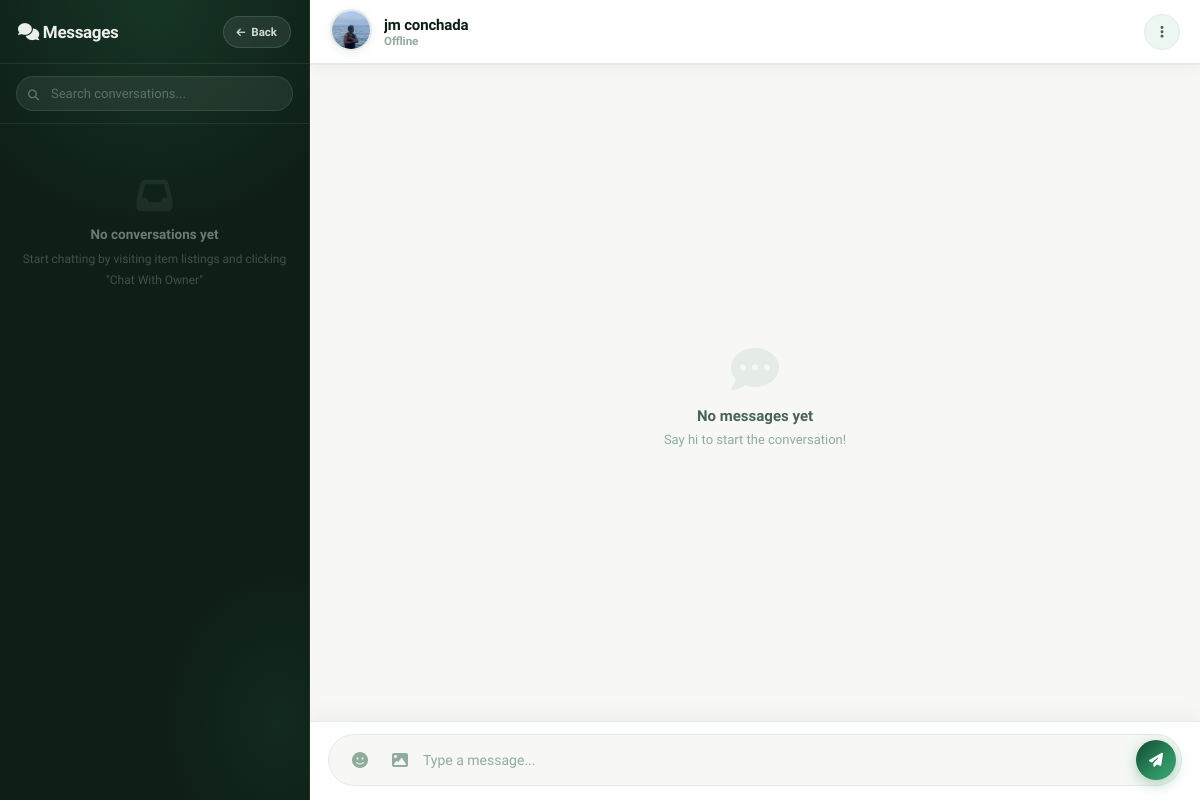
/chat.php?user_id=10 (signed in), run on the app's committed database.
### tables this page shows
CREATE TABLE `users` (
  `id` int(11) NOT NULL,
  `name` varchar(255) NOT NULL,
  `email` varchar(255) NOT NULL,
  `contact_number` varchar(50) DEFAULT NULL,
  `area` varchar(100) DEFAULT NULL,
  `profile_picture` varchar(255) DEFAULT NULL,
  `created_at` datetime DEFAULT current_timestamp(),
  `password` varchar(255) NOT NULL,
  `reset_token` varchar(64) DEFAULT NULL,
  `reset_expires` datetime DEFAULT NULL,
  `last_seen` datetime DEFAULT NULL,
  `banned` tinyint(1) NOT NULL DEFAULT 0,
  `role` varchar(20) NOT NULL DEFAULT 'user',
  `restriction_type` enum('banned','read_only','no_post','no_comment','limited') DEFAULT NULL COMMENT 'Type of restriction applied',
  `restriction_reason` text DEFAULT NULL COMMENT 'Reason for the restriction',
  `restriction_date` datetime DEFAULT NULL COMMENT 'When restriction was applied',
  `restriction_expiry` datetime DEFAULT NULL COMMENT 'When restriction expires (NULL = permanent)'
);

### chat.php (the view, shortened to what this page needs)
<?php
include_once "db.php";
$selectedUserId = isset($_GET['user_id']) ? (int)$_GET['user_id'] : (isset($_GET['user']) ? (int)$_GET['user'] : null);
$prefilledMessage = isset($_GET['message']) ? urldecode($_GET['message']) : '';
$users = [];
$selectedUser = null;
$messages = [];
if ($selectedUserId) {
    $selectedUserStmt = $conn->prepare("SELECT * FROM users WHERE id = ?");
    $selectedUserStmt->bind_param("i", $selectedUserId);
    $selectedUserStmt->execute();
    $selectedUserResult = $selectedUserStmt->get_result();
    $selectedUser = $selectedUserResult->fetch_assoc();
    if ($selectedUser) {
        $selectedUser['profile_picture'] = !empty($selectedUser['profile_picture']) ? $selectedUser['profile_picture'] : 'assets/images/profile-picture.png';
        $selectedUser['is_online'] = $selectedUser['last_seen'] && (strtotime($selectedUser['last_seen']) > time() - 300);
    }
}
?>
<!DOCTYPE html>
<html lang="en">
<head>
    <link rel="stylesheet" href="https://cdnjs.cloudflare.com/ajax/libs/font-awesome/6.4.0/css/all.min.css">
    <link rel="stylesheet" href="assets/css/chat.css">
</head>
<body>
<div class="chat-container">
    <div class="user-list">
        <div class="user-list-header">
            <h3><i class="fas fa-comments"></i> Messages</h3>
            <a href="index.php" class="home-btn">
                <i class="fas fa-arrow-left"></i> Back
            </a>
        </div>
        <div class="user-search">
            <i class="fas fa-search search-icon"></i>
            <input type="text" id="searchUserInput" placeholder="Search conversations..." />
        </div>
        <div id="usersContainer">
            <?php if (empty($users)): ?>
                <div class="no-users">
                    <i class="fas fa-inbox"></i>
                    <p>No conversations yet</p>
                    <small>Start chatting by visiting item listings and clicking "Chat With Owner"</small>
                </div>
            <?php endif; ?>
        </div>
    </div>
    <div class="chat-panel">
        <?php if ($selectedUser): ?>
            <div class="chat-header">
                <div class="chat-user">
                    <div class="chat-avatar">
                        <img src="<?= htmlspecialchars($selectedUser['profile_picture']) ?>"
                             alt="<?= htmlspecialchars($selectedUser['name']) ?>">
                    </div>
                    <div class="chat-info">
                        <div class="chat-name"><?= htmlspecialchars($selectedUser['name']) ?></div>
                        <div class="chat-status" id="chatStatus">
                            <?= $selectedUser['is_online'] ? 'Online' : 'Offline' ?>
                        </div>
                    </div>
                </div>
                <div class="chat-actions">
                    <button class="action-btn" id="menuBtn" title="Options">
                        <i class="fas fa-ellipsis-v"></i>
                    </button>
                </div>
            </div>
            <div class="chat-messages" id="chatMessages">
                <?php if (empty($messages)): ?>
                    <div class="no-messages">
                        <i class="fas fa-comment-dots"></i>
                        <p>No messages yet</p>
                        <small>Say hi to start the conversation!</small>
                    </div>
                <?php endif; ?>
            </div>
            <div class="chat-input-wrapper">
                <div class="chat-input">
                    <button type="button" class="input-btn" id="emojiBtn" title="Emoji">
                        <i class="fas fa-smile"></i>
                    </button>
                    <button type="button" class="input-btn" id="fileBtn" title="Send Image">
                        <i class="fas fa-image"></i>
                    </button>
                    <input type="text"
                           id="messageInput"
                           placeholder="Type a message..."
                           autocomplete="off"
                           value="<?= htmlspecialchars($prefilledMessage) ?>">
                    <button type="button" id="sendBtn" class="send-btn" title="Send">
                        <i class="fas fa-paper-plane"></i>
                    </button>
                </div>
            </div>
        <?php endif; ?>
    </div>
</div>
</body>
</html>

### data on the page
users: profile_picture (picture), name "jm conchada"
